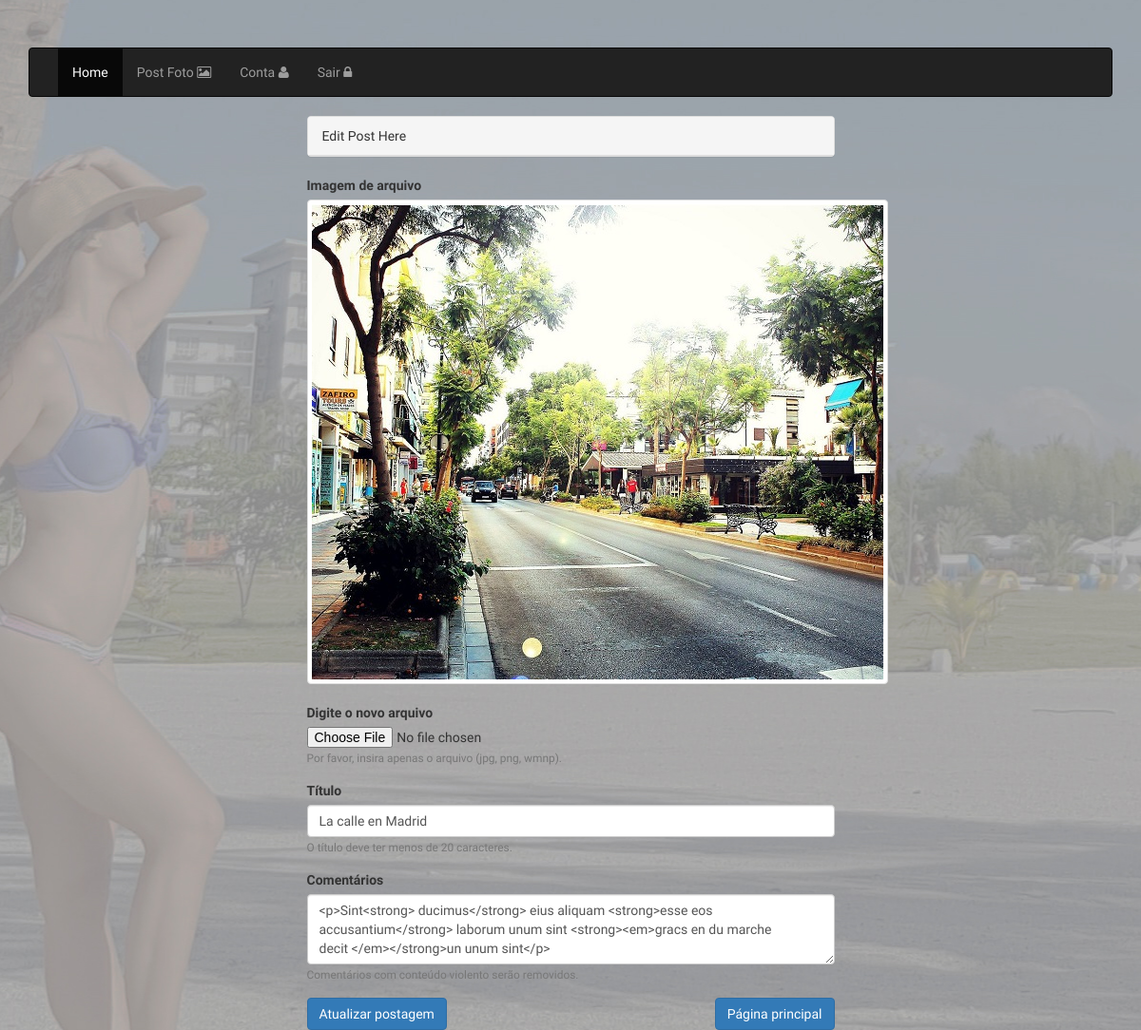
The app's page /links/edit.php?post_id=52 (signed in) with its own data.
### tables this page shows
CREATE TABLE IF NOT EXISTS `post` (
  `post_id` int(3) NOT NULL AUTO_INCREMENT,
  `post_user_id` int(3) NOT NULL,
  `post_title` varchar(255) NOT NULL,
  `post_comment` varchar(255) NOT NULL,
  `post_image` varchar(60) NOT NULL,
  `post_image_location` varchar(255) NOT NULL,
  PRIMARY KEY (`post_id`)
);

### includes/function.php (called while the page is built, shortened)
<?php
function edit_data($post_id){
  require_once("db.php");
    $sql = "SELECT * FROM `post` WHERE `post_id`='{$post_id}' ";
      $result = $db->query($sql);
        $array = $result->fetch_array();
  return $array;
}
?>

### links/edit.php (the view, shortened to what this page needs)
<?php include("header.php") ?>
<?php include("navbar.php") ?>
<?php include("../includes/function.php") ?>
<?php
if(isset($_COOKIE['id']) && isset($_COOKIE['security'])){
if(isset($_GET['post_id'])){
    $post_id = $_GET['post_id'];
    $message = 'Edit Post Here';
    $default = 'default';
    $data = edit_data($post_id);
    $post_image = $data['post_image'];
    $post_title = $data['post_title'];
    $post_comment = $data['post_comment'];
}
?>
<div class="container">
  <div class="row">
    <div class="col-md-3"></div>
    <div class="col-md-6">
      <div class="message-setter">
        <div class="panel panel-<?php echo $default; ?>">
          <div class="panel-heading"><?php echo $message; ?></div>
        </div>
      </div>
          <form action="edit.php" method="post" enctype="multipart/form-data">
            <div class="form-group img-upload">
              <label for="file">Imagem de arquivo</label>
              <a href=""><img class="thumbnail " src="../img_upload/<?php echo $post_image; ?>"></a>
            </div>
            <div class="form-group">
              <label for="file">Digite o novo arquivo</label>
              <input type="file" class="form-control-file" name="post_image">
              <small class="form-text text-muted">Por favor, insira apenas o arquivo (jpg, png, wmnp).</small>
            </div>
            <div class="form-group">
              <label for="title">Título</label>
              <input type="text" class="form-control" autofocus name="post_title" value="<?php echo $post_title; ?>" >
              <small class="form-text text-muted">O título deve ter menos de 20 caracteres.</small>
            </div>
            <div class="form-group">
              <label for="comments">Comentários</label>
              <textarea class="form-control" rows="3" name="post_comment"><?php echo $post_comment; ?></textarea>
              <small class="form-text text-muted">Comentários com conteúdo violento serão removidos.</small>
            </div>
            <button type="submit" class="btn btn-primary" name="submit">Atualizar postagem</button>
            <a href="../index.php" class="btn btn-primary pull-right">Página principal</a>
        </form>
    </div>
    <div class="col-md-3"></div>
  </div>
</div>
<?php } else {
  redirect("../logout.php");
} ?>
<?php include("footer.php") ?>

### css/style.css (style rules this page uses)
body { padding-top: 50px; background: url('../img/sample.jpg') no-repeat fixed center; font-family: acme; }

### records on screen
post: post_image (picture), post_title "La calle en Madrid", post_comment "<p>Sint<strong> ducimus</strong> eius aliquam <strong>esse eos accusantium</strong> laborum unum sint <strong><em>gracs en du marche decit </em></strong>un unum sint</p>"

### other values on screen
$message "Edit Post Here"
